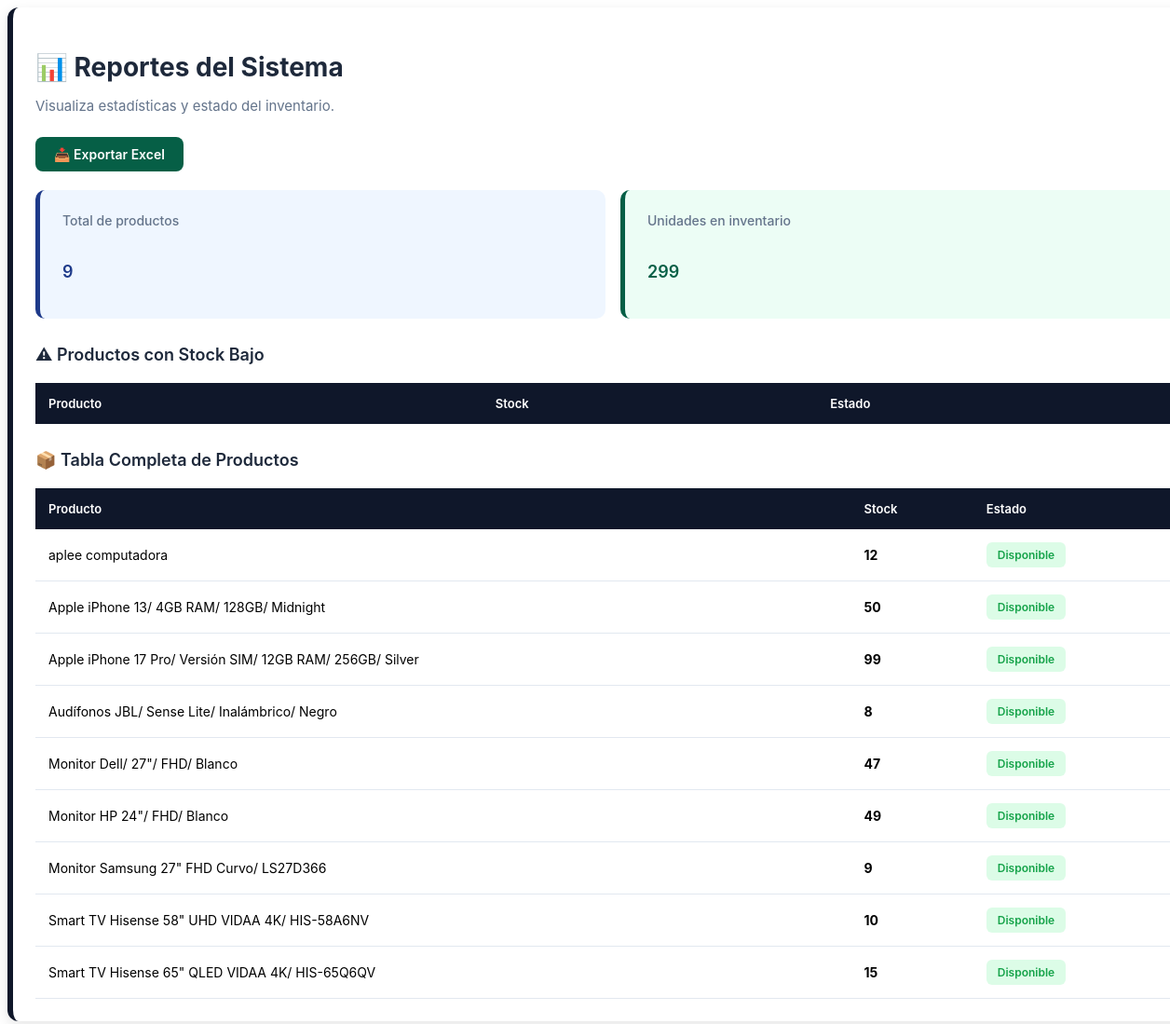
The page /admin/admin_reportes.php on the database as committed earlier.
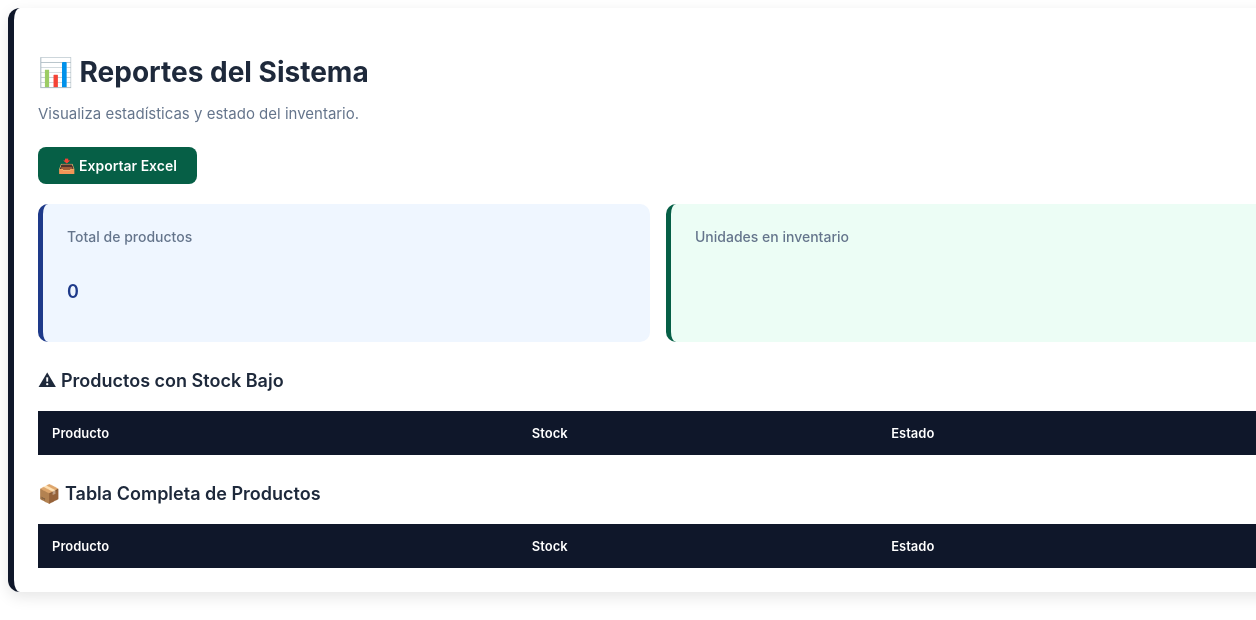
The same page on the database as committed later.
### tables this page shows
CREATE TABLE `productos` (
  `id_producto` int(11) NOT NULL AUTO_INCREMENT,
  `codigo` varchar(50) DEFAULT NULL,
  `nombre` varchar(100) NOT NULL,
  `descripcion` text DEFAULT NULL,
  `precio` decimal(10,2) NOT NULL,
  `precio_costo` decimal(10,2) DEFAULT 0.00,
  `stock` int(11) DEFAULT 0,
  `estado` enum('disponible','agotado') DEFAULT 'disponible',
  `fecha_creacion` timestamp NOT NULL DEFAULT current_timestamp(),
  `id_categoria` int(11) NOT NULL,
  `id_marca` int(11) NOT NULL,
  `precio_descuento` decimal(10,2) DEFAULT NULL,
  `en_oferta` tinyint(1) DEFAULT 0,
  `fecha_inicio_oferta` date DEFAULT NULL,
  `fecha_fin_oferta` date DEFAULT NULL,
  PRIMARY KEY (`id_producto`),
  UNIQUE KEY `codigo` (`codigo`),
  KEY `id_categoria` (`id_categoria`),
  KEY `id_marca` (`id_marca`),
  CONSTRAINT `productos_ibfk_1` FOREIGN KEY (`id_categoria`) REFERENCES `categorias` (`id_categoria`),
  CONSTRAINT `productos_ibfk_2` FOREIGN KEY (`id_marca`) REFERENCES `marcas` (`id_marca`)
);

### admin/admin_reportes.php (the view, shortened to what this page needs)
<?php
include("../core/conexion.php");
$totalProductos = $conexion->query("
SELECT COUNT(*) as total
FROM productos
");
$row1 = $totalProductos->fetch_assoc();
$totalStock = $conexion->query("
SELECT SUM(stock) as total
FROM productos
");
$row2 = $totalStock->fetch_assoc();
$consultaProductos = "
SELECT *
FROM productos
ORDER BY nombre ASC
";
$resultadoProductos = $conexion->query($consultaProductos);
?>
<div class="contenedor-reportes">
<h2>📊 Reportes del Sistema</h2>
<p>Visualiza estadísticas y estado del inventario.</p>
<a href="exportar_excel.php">
<button class="boton-exportar">
📥 Exportar Excel
</button>
</a>
<div class="stats-grid">
<div class="stat-card blue">
<p>Total de productos</p>
<h3><?php echo $row1['total']; ?></h3>
</div>
<div class="stat-card green">
<p>Unidades en inventario</p>
<h3><?php echo $row2['total']; ?></h3>
</div>
</div>
<h3>⚠ Productos con Stock Bajo</h3>
<table>
<thead>
<tr>
<th>Producto</th>
<th>Stock</th>
<th>Estado</th>
</tr>
</thead>
</table>
<h3>📦 Tabla Completa de Productos</h3>
<table>
<thead>
<tr>
<th>Producto</th>
<th>Stock</th>
<th>Estado</th>
</tr>
</thead>
<tbody>
<?php while($row = $resultadoProductos->fetch_assoc()){ ?>
<tr>
<td><?php echo $row['nombre']; ?></td>
<td><strong><?php echo $row['stock']; ?></strong></td>
<td>
<?php
if($row['stock'] < 5){
echo '<span class="stock-bajo">Stock Bajo</span>';
}else{
echo '<span class="disponible">Disponible</span>';
}
?>
</td>
</tr>
<?php } ?>
</tbody>
</table>
</div>

### admin/admin_reportes.php (style rules this page uses)
* { font-family: 'Inter', sans-serif; }
.contenedor-reportes { background:white; padding:24px; border-radius:12px; border-left:6px solid #0f172a; box-shadow:0px 5px 15px rgba(0,0,0,0.1); width:100%; }
.contenedor-reportes h2 { font-size:28px; font-weight:bold; margin-bottom:6px; color:#1e293b; display:flex; align-items:center; gap:12px; }
.contenedor-reportes p { color:#64748b; margin-bottom:24px; font-size:15px; }
.stats-grid { display:grid; grid-template-columns:repeat(auto-fit,minmax(200px,1fr)); gap:16px; margin-bottom:28px; }
.stat-card { padding:24px; border-radius:10px; display:flex; flex-direction:column; }
.stat-card.blue { background:#eff6ff; border-left:5px solid #1e3a8a; }
.stat-card.green { background:#ecfdf5; border-left:5px solid #065f46; }
.stat-card p { font-size:14px; font-weight:500; margin:0 0 8px 0; }
.stat-card h3 { font-size:28px; font-weight:bold; margin:0; }
.stat-card.blue h3 { color:#1e3a8a; }
.contenedor-reportes h3 { margin:28px 0 16px 0; font-size:18px; font-weight:600; color:#1e293b; display:flex; align-items:center; gap:10px; }
.contenedor-reportes table { width:100%; border-collapse:collapse; margin-top:20px; }
.contenedor-reportes table th { background:#0f172a; color:white; padding:14px; text-align:left; font-weight:600; font-size:13px; }
.boton-exportar { background:#065f46; color:white; padding:10px 20px; border:none; border-radius:8px; cursor:pointer; font-weight:600; font-size:14px; display:inline-flex; align-items:center; gap:8px; transition:all 0.3s; margin-bottom:20px; }
.stat-card.green h3 { color:#065f46; }
.contenedor-reportes table td { padding:14px; border-bottom:1px solid #e2e8f0; font-size:14px; }
.disponible { background:#dcfce7; color:#16a34a; padding:6px 12px; border-radius:6px; font-size:12px; font-weight:600; display:inline-block; }

Rows that differ between the two databases and show on the page:
removed productos: nombre "aplee computadora", stock "12", shows "Disponible"
removed productos: nombre "Apple iPhone 13/ 4GB RAM/ 128GB/ Midnight", stock "50", shows "Disponible"
removed productos: nombre "Apple iPhone 17 Pro/ Versión SIM/ 12GB RAM/ 256GB/ Silver", stock "99", shows "Disponible"
removed productos: nombre "Audífonos JBL/ Sense Lite/ Inalámbrico/ Negro", stock "8", shows "Disponible"
removed productos: nombre "Monitor Dell/ 27\"/ FHD/ Blanco", stock "47", shows "Disponible"
removed productos: nombre "Monitor HP 24\"/ FHD/ Blanco", stock "49", shows "Disponible"
removed productos: nombre "Monitor Samsung 27\" FHD Curvo/ LS27D366", stock "9", shows "Disponible"
removed productos: nombre "Smart TV Hisense 58\" UHD VIDAA 4K/ HIS-58A6NV", stock "10", shows "Disponible"
removed productos: nombre "Smart TV Hisense 65\" QLED VIDAA 4K/ HIS-65Q6QV", stock "15", shows "Disponible"
Other text that changed with them:
$row1['total']: "9" → "0"
$row2['total']: "299" → (not shown)
